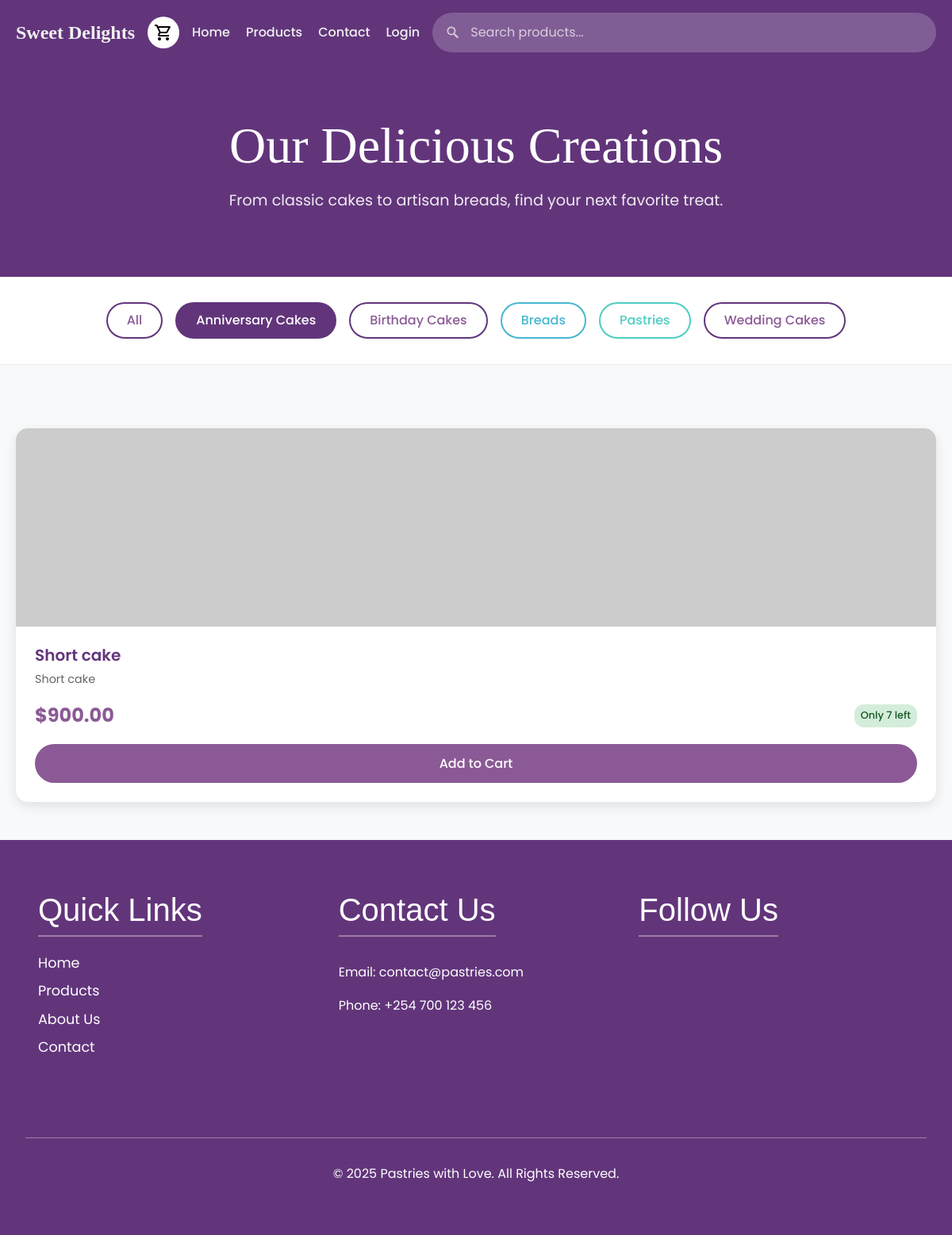
The page /products/?category=anniversary-cakes on the database its author committed.
### base/models.py (models this page shows, shortened)
class Category(models.Model):
    name = models.CharField(max_length=100)
    slug = models.SlugField(unique=True)
    description = models.TextField(blank=True, null=True)
    is_active = models.BooleanField(default=True)
    created_at = models.DateTimeField(auto_now_add=True)
    class Meta:
        verbose_name_plural = "Categories"
        ordering = ['name']

class Product(models.Model):
    name = models.CharField(max_length=200)
    slug = models.SlugField(unique=True)
    description = models.TextField()
    category = models.ForeignKey(Category, on_delete=models.CASCADE, related_name='products')
    price = models.DecimalField(max_digits=10, decimal_places=2)
    stock_quantity = models.PositiveIntegerField(default=0)
    is_active = models.BooleanField(default=True)
    is_featured = models.BooleanField(default=False)
    created_at = models.DateTimeField(auto_now_add=True)
    updated_at = models.DateTimeField(auto_now=True)
    is_best_seller = models.BooleanField(default=False)
    class Meta:
        ordering = ['-created_at']
    @property
    def is_in_stock(self):
        return self.stock_quantity > 0
    @property
    def stock_status(self):
        if self.stock_quantity > 10:
            return "In Stock"
        elif self.stock_quantity > 0:
            return f"Only {self.stock_quantity} left"
        else:
            return "Out of Stock"
    @property
    def is_best_seller(self):
        """Check if this product is among the top 3 sellers."""
        return self in Product.best_sellers(limit=3)

### base/views.py (the view)
# urls.py: path('products/', admin_views.admin_products, name='products'),
def products(request):
    category_filter = request.GET.get('category', 'all')
    search_query = request.GET.get('search', '')
    products = Product.objects.filter(is_active=True)
    if category_filter and category_filter != 'all':
        products = products.filter(category__slug=category_filter)
    if search_query:
        products = products.filter(
            name__icontains=search_query
        ) | products.filter(
            description__icontains=search_query
        )
    context = {
        'site_settings': SiteSettings.objects.first(),
        'products': products,
        'categories': Category.objects.all(),
        'current_category': category_filter,
        'search_query': search_query,
    }
    return render(request, 'base/products.html', context)

### base/context_processors.py (called while the page is built)
def site_settings(request):
    try:
        settings = SiteSettings.objects.first()
    except SiteSettings.DoesNotExist:
        settings = None
    return {
        'site_settings': settings
    }

def cart_count(request):
    if request.user.is_authenticated:
        count = CartItem.objects.filter(user=request.user).count()
    else:
        cart = request.session.get('cart', {})
        count = len(cart)
    return {
        'cart_count': count
    }

def categories(request):
    return {
        'global_categories': Category.objects.filter(is_active=True)
    }

### base/templates/base/products.html (shortened to what this page needs)
{% extends "main.html" %}
{% load static %}
{% block content %}
<body>
    <header>
        <div class="products-container products-navbar">
            <a href="{% url 'home' %}" class="products-logo">{{ site_settings.business_name|default:"Sweet Delights" }}</a>
                <a href="{% url 'cart' %}" class="cart-icon">
                </a>
            <div class="search-container">
                <input type="text" id="products-search-bar" placeholder="Search products...">
                <svg class="search-icon" xmlns="http://www.w3.org/2000/svg" viewBox="0 0 24 24">
                    <path d="M15.5 14h-.79l-.28-.27A6.471 6.471 0 0 0 16 9.5 6.5 6.5 0 1 0 9.5 16a6.471 6.471 0 0 0 3.73-1.28l.27.28v.79l5 4.99L20.49 19l-4.99-5zM9.5 14C7.01 14 5 11.99 5 9.5S7.01 5 9.5 5 14 7.01 14 9.5 11.99 14 9.5 14z" />
                </svg>
            </div>
            <nav class="products-nav-links">
                <a href="{% url 'home' %}" class="products-nav-link">Home</a>
                <a href="{% url 'products' %}" class="products-nav-link">Products</a>
                <a href="{% url 'contact' %}" class="products-nav-link">Contact</a>
                <a href="#" class="products-nav-link">Login</a>
            </nav>
        </div>
    </header>
    <section class="products-hero-section">
        <div class="products-container">
            <h1>Our Delicious Creations</h1>
            <p>From classic cakes to artisan breads, find your next favorite treat.</p>
        </div>
    </section>
    <section class="products-filter-section">
        <div class="products-container">
            <div class="products-filter-tabs">
                <a href="{% url 'products' %}" class="products-filter-tab {% if current_category == 'all' or not current_category %}active{% endif %}">All</a>
                {% for category in categories %}
                <a href="{% url 'products' %}?category={{ category.slug }}"
                   class="products-filter-tab {% if current_category == category.slug %}active{% endif %} {{ category.slug }}">
                   {{ category.name }}
                </a>
                {% endfor %}
            </div>
        </div>
    </section>
    <section class="products-section">
        <div class="products-container">
            {% if products %}
            <div class="products-grid">
                {% for product in products %}
                <div class="products-product-card" data-category="{{ product.category.slug }}">
                    {% if product.image %}
                    <img src="{{ product.image.url }}" alt="{{ product.name }}" class="products-product-image">
                    {% else %}
                    <img src="https://via.placeholder.com/300x200.png?text={{ product.name }}" alt="{{ product.name }}" class="products-product-image">
                    {% endif %}
                    <div class="products-product-info">
                        <h3 class="products-product-title">{{ product.name }}</h3>
                        <p class="products-product-description">{{ product.description|truncatewords:15 }}</p>
                        <div class="products-product-footer">
                            <span class="products-product-price">${{ product.price }}</span>
                            <span class="products-stock-status {% if not product.is_in_stock %}out-of-stock{% endif %}">
                                {{ product.stock_status }}
                            </span>
                        </div>
                        {% if product.is_in_stock %}
                        <button class="products-add-to-cart-btn" onclick="addToCart({{ product.id }})">Add to Cart</button>
                        {% else %}
                        <button class="products-add-to-cart-btn" disabled>Out of Stock</button>
                        {% endif %}
                    </div>
                </div>
                {% endfor %}
            </div>
            {% else %}
            <div class="no-products">
                <p>No products found{% if search_query %} for "{{ search_query }}"{% endif %}.</p>
                <a href="{% url 'products' %}" class="btn">View All Products</a>
            </div>
            {% endif %}
        </div>
    </section>
</body>
{% endblock content %}

### base/static/styles/main.css (style rules this page uses)
:root { --dark-purple: rgb(98, 53, 123); --grey-purple: rgb(155, 125, 166); --light-purple: rgb(240, 214, 255); }
body { margin: 0; overflow-x: hidden; }

### base/static/styles/contact.css (style rules this page uses)
:root { --primary-purple: #8B5A96; --dark-purple: rgb(98, 53, 123); --light-purple: rgb(240, 214, 255); --grey-purple: rgb(155, 125, 166); }
* { margin: 0; padding: 0; box-sizing: border-box; }
body { font-family: 'Poppins', sans-serif; background-color: #f8f9fa; }
.cart-icon { background: white; color: var(--dark-purple); border-radius: 50%; width: 40px; height: 40px; display: flex; align-items: center; justify-content: center; text-decoration: none; }

### base/static/styles/products.css (style rules this page uses)
:root { --primary-purple: #8B5A96; --dark-purple: rgb(98, 53, 123); --light-purple: rgb(240, 214, 255); --grey-purple: rgb(155, 125, 166); --text-color: #f0f0f0; }
* { margin: 0; padding: 0; box-sizing: border-box; }
body { font-family: 'Poppins', sans-serif; background-color: #f8f9fa; }
header { background: var(--dark-purple); color: white; padding: 1rem 0; }
.products-container { max-width: 1200px; margin: 0 auto; padding: 0 20px; }
.products-navbar { display: flex; justify-content: space-between; align-items: center; flex-wrap: wrap; gap: 1rem; }
@media (min-width: 768px) { .products-navbar { flex-wrap: nowrap; } }
.products-logo { font-family: 'Magnolia Script', cursive; font-weight: 700; font-size: 1.5rem; text-decoration: none; color: var(--text-color); }
.products-nav-links { display: flex; gap: 20px; }
.products-nav-link { text-decoration: none; color: var(--text-color); font-weight: 500; transition: color 0.3s ease; }
.search-container { display: flex; align-items: center; position: relative; flex-grow: 1; order: 3; width: 100%; margin-top: 1rem; }
@media (min-width: 768px) { .search-container { flex-grow: 1; order: 2; width: auto; margin-top: 0; } }
#products-search-bar { width: 100%; padding: 0.75rem 1rem 0.75rem 3rem; border-radius: 25px; border: none; outline: none; font-family: 'Poppins', sans-serif; background-color: rgba(255, 255, 255, 0.2); color: white; transition: background-color 0.3s; }
#products-search-bar::placeholder { color: rgba(255, 255, 255, 0.7); }
.search-icon { position: absolute; left: 1rem; width: 20px; height: 20px; fill: rgba(255, 255, 255, 0.7); }
.products-hero-section { background: var(--dark-purple); color: white; padding: 4rem 0; text-align: center; }
.products-hero-section h1 { font-family: 'Magnolia Script', cursive; font-size: 4rem; margin-bottom: 1rem; }
.products-hero-section p { font-size: 1.2rem; opacity: 0.9; }
.products-filter-section { padding: 2rem 0; background: white; border-bottom: 1px solid #e9ecef; }
.products-filter-tabs { display: flex; justify-content: center; flex-wrap: wrap; gap: 1rem; }
.products-filter-tab { background: white; border: 2px solid var(--dark-purple); color: var(--primary-purple); padding: 0.5rem 1.5rem; border-radius: 25px; text-decoration: none; font-weight: 500; transition: all 0.3s; }
.products-filter-tab.active, .products-filter-tab:hover { background: var(--dark-purple); color: white; }
.products-filter-tab.pastries { border-color: #4ECDC4; color: #4ECDC4; }
.products-filter-tab.breads { border-color: #45B7D1; color: #45B7D1; }
.products-section { padding: 3rem 0; background: #f8f9fa; }
.products-grid { display: grid; grid-template-columns: repeat(auto-fit, minmax(280px, 1fr)); gap: 2rem; margin-top: 2rem; }
.products-product-card { background: white; border-radius: 15px; overflow: hidden; box-shadow: 0 5px 15px rgba(0,0,0,0.1); transition: transform 0.3s, box-shadow 0.3s; cursor: pointer; }
.products-product-image { width: 100%; height: 250px; object-fit: cover; }
.products-product-info { padding: 1.5rem; }
.products-product-title { font-size: 1.25rem; font-weight: 600; color: var(--dark-purple); margin-bottom: 0.5rem; }
.products-product-description { color: #666; font-size: 0.9rem; margin-bottom: 1rem; line-height: 1.5; }
.products-product-footer { display: flex; justify-content: space-between; align-items: center; }
.products-product-price { font-size: 1.5rem; font-weight: 700; color: var(--primary-purple); }
.products-stock-status { font-size: 0.8rem; font-weight: 500; padding: 0.25rem 0.5rem; border-radius: 12px; background: #d4edda; color: #155724; }
.products-add-to-cart-btn { background: var(--primary-purple); color: white; border: none; border-radius: 25px; padding: 0.75rem 1.5rem; font-weight: 500; width: 100%; margin-top: 1rem; transition: background-color 0.3s; cursor: pointer; }

### rows shown on the page
Category: name "Anniversary Cakes"
Category: name "Birthday Cakes"
Category: name "Breads"
Category: name "Pastries"
Category: name "Wedding Cakes"
Product: name "Short cake", description "Short cake", price "900.00", stock_status "Only 7 left"

### other values the page prints
{{ site_settings.business_name|default:"Sweet Delights" }} "Sweet Delights"
{{ site_settings.email|default:"contact@pastries.com" }} "contact@pastries.com"
{{ site_settings.phone|default:"+254 700 123 456" }} "+254 700 123 456"
{{ site_settings.business_name|default:"Pastries with Love" }} "Pastries with Love"
